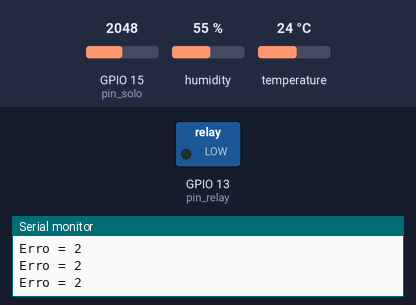
The sketch below on a simulated ESP32. Shown: switched loads named in the sketch (green lamp = pin HIGH), the last lines printed to the serial monitor. The inputs (shaded band) are chosen by the test bench; at power-on: GPIO 15 (pin_solo) = 2048, humidity 55 %, temperature 24 °C.

Above: at 3.2 s.
3.3 s: GPIO 15 (pin_solo) set to 3415
4.8 s: GPIO 15 (pin_solo) set to 3476
At 5.7 s:
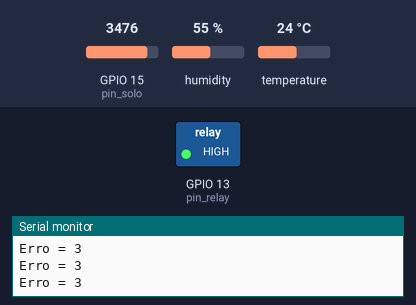
6.3 s: GPIO 15 (pin_solo) set to 2866
At 7.5 s:
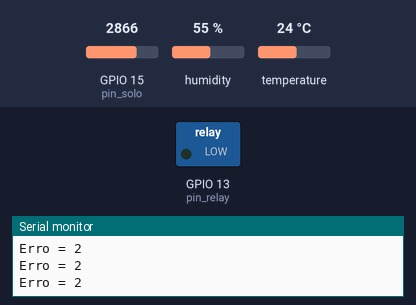
7.8 s: GPIO 15 (pin_solo) set to 3603
At 8.8 s:
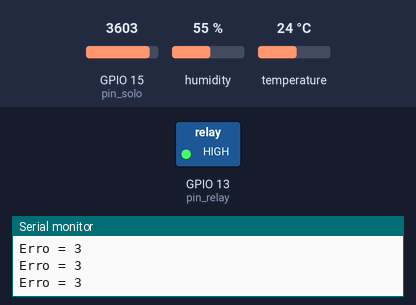
Timing chart, 0 to 10.3 s (numbered marks = the images above; inputs shaded):
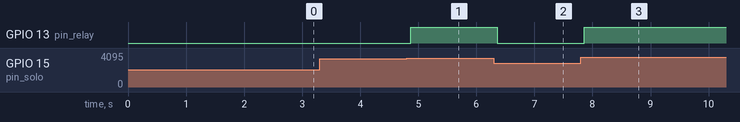

The sketch:

horta-victor.ino
```cpp
#include <WiFi.h>//biblioteca para iniciar o esp-webServer
#include <Wire.h>
#include <Adafruit_AM2315.h>//biblioteca do leitor de umidade e temperatura do ar
//#include "SSD1306.h"//biblioteca do Oled

Adafruit_AM2315 am2315;

//pinos usados no esp
#define pin_relay 13//5
#define pin_solo 15//36
#define scl 5//22
#define sda 18//21

const char* ssid  = "Horta IOT";//nome da rede do esp
const char* password = "Iotehmtbom";//senha

float temperatura,umidade,umidade_solo_porcentagem,
umidade_solo_minima = 20,temp_maxima = 30,humidade_minima = 60,
aux_umidade, aux_temperatura, aux_solo;

int erro;
/*significados de cada erro
erro = 1 = temperatura muito alta para a planta
erro = 2 = umidade do ar muito baixa para a planta
erro = 3 = umidade do solo mt baixa
erro = 4 = erro na maquina*/

//SSD1306 display(0x3c, sda, scl);

WiFiServer server(80);

void setup() {
  Serial.begin(9600);
  pinMode(pin_solo,INPUT);
  pinMode(pin_relay, OUTPUT);
  WiFi.softAP(ssid, password);
  //IPAddress IP = WiFi.softAPIP();
  //display.init();//inicia o display do oled
  //display.setFont(ArialMT_Plain_16);//define a fonte e o tamanho
  //display.clear();//limpa a tela
  server.begin();//inicia o server do esp
  //delay(1000);
  //if (! am2315.begin()) {
  //   Serial.println("Sensor not found, check wiring & pullups!");
  //   while (1);
  //}
  delay(2000);
  while (! am2315.begin()) {
    Serial.println("Sensor not found, check wiring & pullups!");
    delay(10);
  }
  Serial.println("Sensor achado!");
  //am2315.begin();
}

void medeUmidadeDoSoloSalvaEmPorcentagem () {
  //funcao que faz a medicao da umidade do solo retorna em porcentagem
  aux_solo = 0;
  while (! aux_solo) {
    aux_solo = map (analogRead (pin_solo),4095,1000,0,100);
  }
  umidade_solo_porcentagem = aux_solo;
  //funcao map tranforma em um valor de 0-100
}


void leitura () {
  medeUmidadeDoSoloSalvaEmPorcentagem();
  while (! am2315.readTemperatureAndHumidity(&aux_temperatura, &aux_umidade)) {
    Serial.print("Hum %: "); Serial.println(aux_umidade);
    Serial.print("temperatura: "); Serial.println(aux_temperatura);
    delay(100);
  }
  umidade = aux_umidade;
  temperatura = aux_temperatura;
}

void verificaErros () {
  if (umidade_solo_porcentagem <= umidade_solo_minima) {//valor de humidade do solo que a planta acha ruim
    erro = 3;
  }else if (temperatura > temp_maxima) {//valor de temperatura que a planta acha ruim
     erro = 1;
  }else if (umidade < humidade_minima) {//valor de umidade que a planta acha ruim
    erro = 2;
  }else {
    erro = 0;
  }
}

/*void MostraParaUsuario() {//faz exatamente oq o nome fala =)
  if (erro == 1) {
    display.clear();
    display.setFont(ArialMT_Plain_16);
    display.drawRect(0, 0, 128, 64);
    display.drawString(0,0,"Temperatura alta\n");
    display.drawString(0,16,"Coloque a\n");
    display.drawString(0,32,"horta num local\n");
    display.drawString(0,48,"Adequado\n");
    display.display();//faz todos os comandos aparecerem no oled
  }
  if (erro == 2) {
    display.clear();
    display.setFont(ArialMT_Plain_16);
    display.drawRect(0, 0, 128, 64);
    display.drawString(0,0,"Umid. ar baixa\n");
    display.drawString(0,16,"Coloque a\n");
    display.drawString(0,32,"horta num local\n");
    display.drawString(0,48,"Adequado\n");
    display.display();
  }
  if (erro == 3) {
    display.clear();
    display.setFont(ArialMT_Plain_16);
    display.drawRect(0, 0, 128, 64);
    //desenha um retangulo nas bordas da tela ja que a resolucao eh 128x64
    display.drawString(0,0,"Umid. solo baixa\n");
    display.drawString(0,16,"Iniciando irrigacao\n");
    display.drawString(0,32,"O Bomba d`agua\n");
    display.drawString(0,48,"Deve ligar\n");
    display.display();
  }
  if (erro == 4) {
    display.clear();
    display.setFont(ArialMT_Plain_16);
    display.drawRect(0, 0, 128, 64);
    display.drawString(0,0,"Erro no sistema\n");
    display.drawString(0,16,"Alguma coisa esta\n");
    display.drawString(0,32,"Muito errada ae\n");
    display.drawString(0,48,"(;-;)\n");
    display.display();
  }
  if (!erro) {
    display.clear();
    display.setFont(ArialMT_Plain_24);
    display.drawRect(0, 0, 128, 64);
    display.drawString(0,16,"Horta saudavel\n");
    //deixar esse print mais bonito, de preferencia fazer um desenho sla!
  }
}*/

void realizaAcoes () {
  if (erro == 3) {
    digitalWrite(pin_relay, HIGH);
  }else {
    digitalWrite(pin_relay, LOW);
  }
}

void loop() {
  leitura();
  //Serial.print("Temp *C: "); Serial.println(temperatura);
  //Serial.print("Hum %: "); Serial.println(umidade);
  //Serial.print("Hum solo: "); Serial.println(umidade_solo_porcentagem);
  verificaErros();
  Serial.print("Erro = "); Serial.println(erro);
  realizaAcoes();
  //MostraParaUsuario();
}
```

Measured:
- the behaviour switches between 3445 and 3446 on GPIO 15 (pin_solo) (found by bisection; images 0 and 1)
- after the input at 4.8 s, GPIO 13 (pin_relay): LOW → HIGH after 0.07 s
- after the input at 6.3 s, GPIO 13 (pin_relay): HIGH → LOW after 0.06 s
- after the input at 7.8 s, GPIO 13 (pin_relay): LOW → HIGH after 0.06 s
